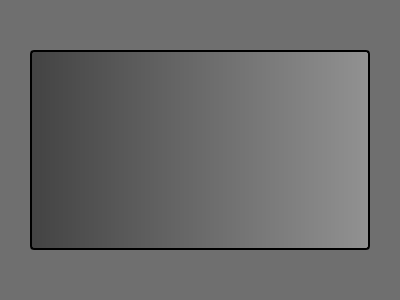
<?xml version="1.0" encoding="UTF-8"?>
<ui version="4.0">
 <class>FileDropOverlay</class>
 <widget class="QWidget" name="FileDropOverlay">
  <property name="geometry">
   <rect>
    <x>0</x>
    <y>0</y>
    <width>400</width>
    <height>300</height>
   </rect>
  </property>
  <property name="windowTitle">
   <string>Form</string>
  </property>
  <property name="autoFillBackground">
   <bool>false</bool>
  </property>
  <property name="styleSheet">
   <string notr="true">QWidget#FileDropOverlay {
	background-color: rgba(101, 101, 101, 190);
}

QLabel {
	background-color: qlineargradient(spread:pad, x1:0, y1:0, x2:1, y2:0, stop:0 rgba(0, 0, 0, 100), stop:1 rgba(200, 200, 200, 100));
	border: 2px solid black;
    border-radius: 4px;
	font-size: 70px;
}</string>
  </property>
  <layout class="QVBoxLayout" name="verticalLayout">
   <property name="leftMargin">
    <number>30</number>
   </property>
   <property name="topMargin">
    <number>50</number>
   </property>
   <property name="rightMargin">
    <number>30</number>
   </property>
   <property name="bottomMargin">
    <number>50</number>
   </property>
   <item>
    <widget class="QLabel" name="label">
     <property name="font">
      <font>
       <pointsize>-1</pointsize>
      </font>
     </property>
     <property name="frameShape">
      <enum>QFrame::Shape::Panel</enum>
     </property>
     <property name="frameShadow">
      <enum>QFrame::Shadow::Sunken</enum>
     </property>
     <property name="text">
      <string/>
     </property>
     <property name="textFormat">
      <enum>Qt::TextFormat::AutoText</enum>
     </property>
     <property name="pixmap">
      <pixmap resource="../resources/images.qrc">:/images/filedrop_invalid.png</pixmap>
     </property>
     <property name="scaledContents">
      <bool>false</bool>
     </property>
     <property name="alignment">
      <set>Qt::AlignmentFlag::AlignCenter</set>
     </property>
    </widget>
   </item>
  </layout>
 </widget>
 <resources>
  <include location="../resources/images.qrc"/>
 </resources>
 <connections/>
</ui>
